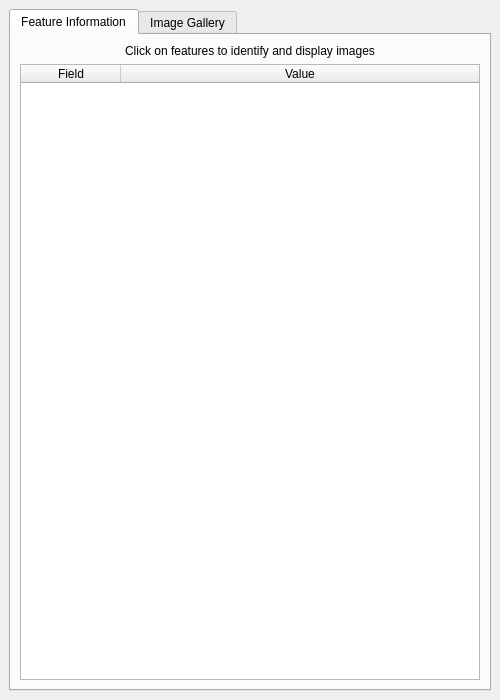
<?xml version="1.0" encoding="UTF-8"?>
<ui version="4.0">
 <class>ImageIdentifyToolDockWidget</class>
 <widget class="QDockWidget" name="ImageIdentifyToolDockWidget">
  <property name="geometry">
   <rect>
    <x>0</x>
    <y>0</y>
    <width>500</width>
    <height>700</height>
   </rect>
  </property>
  <property name="windowTitle">
   <string>Image Identify Tool</string>
  </property>
  <widget class="QWidget" name="dockWidgetContents">
   <layout class="QVBoxLayout" name="verticalLayout">
    <item>
     <widget class="QTabWidget" name="mainTabWidget">
      <property name="currentIndex">
       <number>0</number>
      </property>
      <widget class="QWidget" name="featureInfoTab">
       <attribute name="title">
        <string>Feature Information</string>
       </attribute>
       <layout class="QVBoxLayout" name="verticalLayout_2">
        <item>
         <widget class="QLabel" name="instructionLabel">
          <property name="text">
           <string>Click on features to identify and display images</string>
          </property>
          <property name="alignment">
           <set>Qt::AlignCenter</set>
          </property>
         </widget>
        </item>
        <item>
         <widget class="QTableWidget" name="attributeTable">
          <property name="alternatingRowColors">
           <bool>true</bool>
          </property>
          <property name="selectionMode">
           <enum>QAbstractItemView::SingleSelection</enum>
          </property>
          <property name="selectionBehavior">
           <enum>QAbstractItemView::SelectRows</enum>
          </property>
          <property name="showGrid">
           <bool>true</bool>
          </property>
          <property name="gridStyle">
           <enum>Qt::SolidLine</enum>
          </property>
          <property name="columnCount">
           <number>2</number>
          </property>
          <attribute name="horizontalHeaderVisible">
           <bool>true</bool>
          </attribute>
          <attribute name="horizontalHeaderStretchLastSection">
           <bool>true</bool>
          </attribute>
          <column>
           <property name="text">
            <string>Field</string>
           </property>
          </column>
          <column>
           <property name="text">
            <string>Value</string>
           </property>
          </column>
         </widget>
        </item>
       </layout>
      </widget>
      <widget class="QWidget" name="imageGalleryTab">
       <attribute name="title">
        <string>Image Gallery</string>
       </attribute>
       <layout class="QVBoxLayout" name="verticalLayout_3">
        <item>
         <layout class="QHBoxLayout" name="imageControlsLayout">
          <item>
           <widget class="QPushButton" name="zoomOutButton">
            <property name="text">
             <string>Zoom Out</string>
            </property>
            <property name="toolTip">
             <string>Zoom out from image</string>
            </property>
           </widget>
          </item>
          <item>
           <widget class="QPushButton" name="zoomInButton">
            <property name="text">
             <string>Zoom In</string>
            </property>
            <property name="toolTip">
             <string>Zoom in on image</string>
            </property>
           </widget>
          </item>
          <item>
           <widget class="QPushButton" name="rotateButton">
            <property name="text">
             <string>Rotate</string>
            </property>
            <property name="toolTip">
             <string>Rotate image 90 degrees clockwise</string>
            </property>
           </widget>
          </item>
          <item>
           <widget class="QPushButton" name="resetButton">
            <property name="text">
             <string>Reset</string>
            </property>
            <property name="toolTip">
             <string>Reset zoom and rotation</string>
            </property>
           </widget>
          </item>
          <item>
           <spacer name="horizontalSpacer">
            <property name="orientation">
             <enum>Qt::Horizontal</enum>
            </property>
            <property name="sizeHint" stdset="0">
             <size>
              <width>40</width>
              <height>20</height>
             </size>
            </property>
           </spacer>
          </item>
         </layout>
        </item>
        <item>
         <widget class="QTabWidget" name="imageTabWidget">
          <property name="currentIndex">
           <number>0</number>
          </property>
          <widget class="QWidget" name="noImageTab">
           <property name="toolTip">
            <string>No images available</string>
           </property>
           <attribute name="title">
            <string>No Images</string>
           </attribute>
           <layout class="QVBoxLayout" name="verticalLayout_4">
            <item>
             <widget class="QLabel" name="noImageLabel">
              <property name="text">
               <string>No images found for this feature</string>
              </property>
              <property name="alignment">
               <set>Qt::AlignCenter</set>
              </property>
             </widget>
            </item>
           </layout>
          </widget>
         </widget>
        </item>
        <item>
         <widget class="QLabel" name="imageInfoLabel">
          <property name="text">
           <string>Select an image tab to view details</string>
          </property>
          <property name="frameShape">
           <enum>QFrame::StyledPanel</enum>
          </property>
          <property name="frameShadow">
           <enum>QFrame::Sunken</enum>
          </property>
          <property name="wordWrap">
           <bool>true</bool>
          </property>
         </widget>
        </item>
       </layout>
      </widget>
     </widget>
    </item>
   </layout>
  </widget>
 </widget>
 <resources/>
 <connections/>
</ui>
